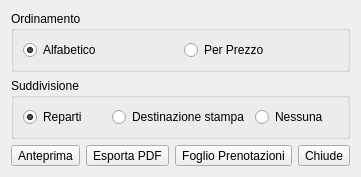
<?xml version="1.0" encoding="UTF-8"?>
<ui version="4.0">
 <class>ReportForm</class>
 <widget class="QDialog" name="ReportForm">
  <property name="geometry">
   <rect>
    <x>0</x>
    <y>0</y>
    <width>302</width>
    <height>170</height>
   </rect>
  </property>
  <property name="windowTitle">
   <string>Stampe</string>
  </property>
  <layout class="QVBoxLayout" name="verticalLayout">
   <item>
    <widget class="QGroupBox" name="groupBox">
     <property name="title">
      <string>Ordinamento</string>
     </property>
     <layout class="QHBoxLayout" name="horizontalLayout_3">
      <item>
       <widget class="QRadioButton" name="ordineAlfabeticoBox">
        <property name="text">
         <string>Alfabetico</string>
        </property>
        <property name="checked">
         <bool>true</bool>
        </property>
       </widget>
      </item>
      <item>
       <widget class="QRadioButton" name="ordinePrezzoBox">
        <property name="text">
         <string>Per Prezzo</string>
        </property>
       </widget>
      </item>
     </layout>
    </widget>
   </item>
   <item>
    <widget class="QGroupBox" name="groupBox_2">
     <property name="title">
      <string>Suddivisione</string>
     </property>
     <layout class="QHBoxLayout" name="horizontalLayout_2">
      <item>
       <widget class="QRadioButton" name="repartiBox">
        <property name="text">
         <string>Reparti</string>
        </property>
        <property name="checked">
         <bool>true</bool>
        </property>
       </widget>
      </item>
      <item>
       <widget class="QRadioButton" name="destinazioneBox">
        <property name="text">
         <string>Destinazione stampa</string>
        </property>
       </widget>
      </item>
      <item>
       <widget class="QRadioButton" name="noSuddivisioneBox">
        <property name="text">
         <string>Nessuna</string>
        </property>
       </widget>
      </item>
     </layout>
     <zorder>destinazioneBox</zorder>
     <zorder>noSuddivisioneBox</zorder>
     <zorder>repartiBox</zorder>
    </widget>
   </item>
   <item>
    <layout class="QHBoxLayout" name="horizontalLayout">
     <item>
      <spacer name="horizontalSpacer">
       <property name="orientation">
        <enum>Qt::Horizontal</enum>
       </property>
       <property name="sizeHint" stdset="0">
        <size>
         <width>40</width>
         <height>20</height>
        </size>
       </property>
      </spacer>
     </item>
     <item>
      <widget class="QToolButton" name="anteprimaBtn">
       <property name="sizePolicy">
        <sizepolicy hsizetype="Fixed" vsizetype="Preferred">
         <horstretch>0</horstretch>
         <verstretch>0</verstretch>
        </sizepolicy>
       </property>
       <property name="text">
        <string>Anteprima</string>
       </property>
      </widget>
     </item>
     <item>
      <widget class="QToolButton" name="esportaBtn">
       <property name="sizePolicy">
        <sizepolicy hsizetype="Fixed" vsizetype="Preferred">
         <horstretch>0</horstretch>
         <verstretch>0</verstretch>
        </sizepolicy>
       </property>
       <property name="text">
        <string>Esporta PDF</string>
       </property>
      </widget>
     </item>
     <item>
      <widget class="QToolButton" name="prenotazioniBtn">
       <property name="sizePolicy">
        <sizepolicy hsizetype="Fixed" vsizetype="Preferred">
         <horstretch>0</horstretch>
         <verstretch>0</verstretch>
        </sizepolicy>
       </property>
       <property name="text">
        <string>Foglio Prenotazioni</string>
       </property>
      </widget>
     </item>
     <item>
      <widget class="QToolButton" name="chiudeBtn">
       <property name="sizePolicy">
        <sizepolicy hsizetype="Fixed" vsizetype="Preferred">
         <horstretch>0</horstretch>
         <verstretch>0</verstretch>
        </sizepolicy>
       </property>
       <property name="text">
        <string>Chiude</string>
       </property>
      </widget>
     </item>
     <item>
      <spacer name="horizontalSpacer_2">
       <property name="orientation">
        <enum>Qt::Horizontal</enum>
       </property>
       <property name="sizeHint" stdset="0">
        <size>
         <width>40</width>
         <height>20</height>
        </size>
       </property>
      </spacer>
     </item>
    </layout>
   </item>
  </layout>
 </widget>
 <resources/>
 <connections>
  <connection>
   <sender>chiudeBtn</sender>
   <signal>clicked()</signal>
   <receiver>ReportForm</receiver>
   <slot>close()</slot>
   <hints>
    <hint type="sourcelabel">
     <x>199</x>
     <y>148</y>
    </hint>
    <hint type="destinationlabel">
     <x>265</x>
     <y>-2</y>
    </hint>
   </hints>
  </connection>
 </connections>
</ui>
